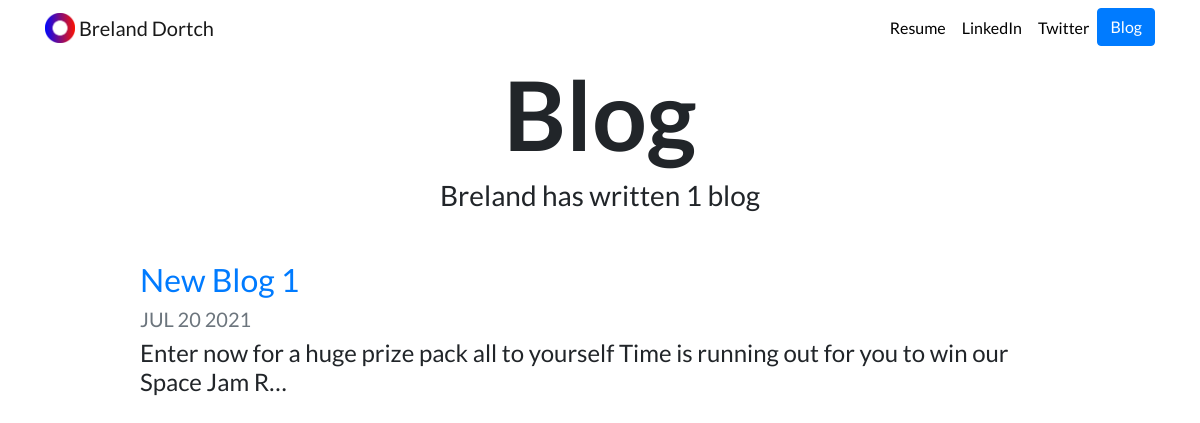
Screenshot of /blog/ with the database file from the repository.
### blog/models.py (models this page shows)
class Blog(models.Model):
    title = models.CharField(max_length=200)
    description = models.TextField()
    date = models.DateField()

### blog/views.py (the view)
# urls.py: path('', views.all_blogs, name='all_blogs'),
def all_blogs(request):
    blogs = Blog.objects.all()
    return render(request, 'blog/all_blogs.html', {'blogs': blogs})

### blog/templates/blog/all_blogs.html
{% extends "portfolio/base.html" %}
{% load static %}
{% block content %}
<h1 id="blogtitle" class="font-weight-bold text-center">Blog</h1>
<h3 class="text-center mb-5">Breland has written {{ blogs.count }} blog{{ blogs.count|pluralize }}</h3>
{% for blog in blogs %}
<div class="row justify-content-center my-3">
  <div class="col-md-10">
    <a href="{% url 'blog:detail' blog.id %}">
      <h2>{{ blog.title }}</h2>
    </a>
    <h5 class="text-muted">{{ blog.date|date:'M d Y'|upper }}</h5>
    <h4>{{ blog.description|striptags|truncatechars:100 }}</h4>
  </div>
</div>
{% endfor %}
{% endblock %}

### portfolio/static/portfolio/custom.css (style rules this page uses)
body { font-family: 'Lato', sans-serif; }
#blogtitle { font-size: 6rem; }

### rows the page displays
Blog: title "New Blog 1", date "JUL 20 2021", description "Enter now for a huge prize pack all to yourself Time is running out for you to win our Space Jam R…"

### other values shown
{{ blogs.count }} "1"
